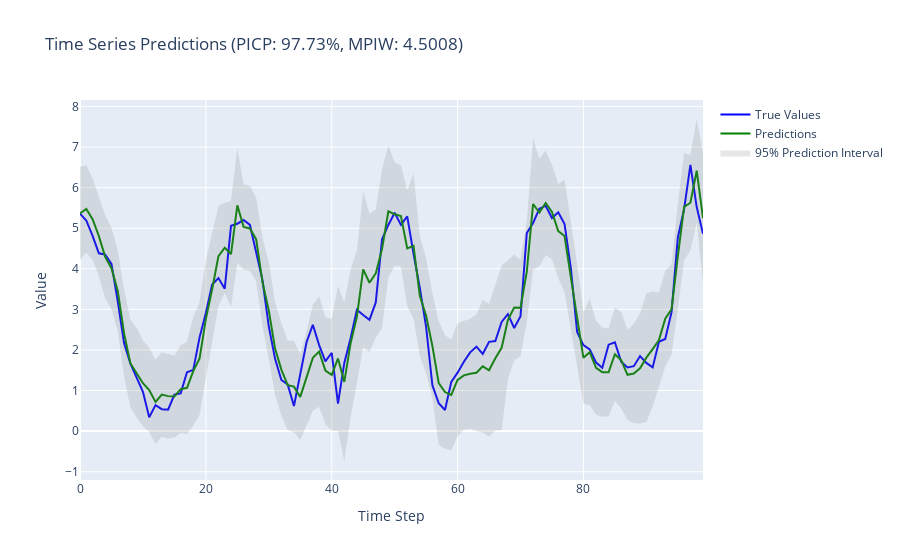

Source (notebook cell):
### Code cell
import pandas as pd
import numpy as np
import torch
import torch.nn as nn
from torch.utils.data import Dataset, DataLoader
import pytorch_lightning as pl
from typing import Tuple, List
import plotly.graph_objects as go
import time  # Import time module

# [Your existing classes: TimeSeriesDataset, GaussianLayer, DeepAR remain unchanged]

def prepare_data(filepath: str):
    try:
        df = pd.read_csv(filepath, index_col='Date/Time', parse_dates=True)
        df = df[df.index.minute == 0]
        df = pd.DataFrame({'120m': df['120m']}, index=df.index)
        
        mean = df.mean()
        std = df.std()
        df_normalized = (df - mean) / std
        
        # Split sizes
        train_size = 0.7
        val_size = 0.15
        test_size = 0.15
        
        # Calculate split indices
        n = len(df_normalized)
        train_end = int(n * train_size)
        val_end = train_end + int(n * val_size)
        
        # Split data
        train_data = df_normalized[:train_end]
        val_data = df_normalized[train_end:val_end]
        test_data = df_normalized[val_end:]
        
        return train_data, val_data, test_data, mean, std
        
    except Exception as e:
        print(f"Error loading data: {str(e)}")
        raise

def compute_picp_mpiw(y_true, y_lower, y_upper):
    """
    Compute Prediction Interval Coverage Probability (PICP) and Mean Prediction Interval Width (MPIW).
    
    Args:
        y_true (np.ndarray): True target values.
        y_lower (np.ndarray): Lower bounds of prediction intervals.
        y_upper (np.ndarray): Upper bounds of prediction intervals.
    
    Returns:
        picp (float): Prediction Interval Coverage Probability.
        mpiw (float): Mean Prediction Interval Width.
    """
    # Ensure inputs are flattened
    y_true = y_true.flatten()
    y_lower = y_lower.flatten()
    y_upper = y_upper.flatten()
    
    # Calculate coverage
    coverage = ((y_true >= y_lower) & (y_true <= y_upper)).mean()
    
    # Calculate average width
    width = (y_upper - y_lower).mean()
    
    return coverage, width

def main():
    try:
        # Parameters
        SEQUENCE_LENGTH = 24
        BATCH_SIZE = 32
        MAX_EPOCHS = 100
        
        # Prepare data
        train_data, val_data, test_data, mean, std = prepare_data(r"D:\drive-download-20240928T074710Z-001\Data\los angeles.csv")
        
        # Create datasets
        train_dataset = TimeSeriesDataset(train_data, SEQUENCE_LENGTH)
        val_dataset = TimeSeriesDataset(val_data, SEQUENCE_LENGTH)
        test_dataset = TimeSeriesDataset(test_data, SEQUENCE_LENGTH)
        
        # Create dataloaders (without multiprocessing)
        train_loader = DataLoader(train_dataset, batch_size=BATCH_SIZE, shuffle=True)
        val_loader = DataLoader(val_dataset, batch_size=BATCH_SIZE)
        test_loader = DataLoader(test_dataset, batch_size=1)  # Using batch_size=1 for sequential prediction
        
        # Initialize model
        model = DeepAR()
        
        # Configure trainer
        trainer = pl.Trainer(
            max_epochs=MAX_EPOCHS,
            accelerator='auto',
            devices=1,
            callbacks=[
                pl.callbacks.EarlyStopping(
                    monitor='val_loss',
                    patience=10,
                    mode='min'
                ),
                pl.callbacks.ModelCheckpoint(
                    monitor='val_loss',
                    mode='min',
                    filename='{epoch}-{val_loss:.2f}'
                )
            ]
        )
        
        # Measure start time
        start_time = time.time()
        
        # Train model
        trainer.fit(model, train_loader, val_loader)
        
        # Measure end time
        end_time = time.time()
        
        # Calculate training time
        training_time_seconds = end_time - start_time
        training_time_minutes = training_time_seconds / 60
        
        print(f"Total Training Time: {training_time_seconds:.2f} seconds ({training_time_minutes:.2f} minutes)")
        
        # Switch to evaluation mode
        model.eval()
        
        # Lists to store all predictions and true values
        all_y_true = []
        all_y_pred = []
        all_y_lower = []
        all_y_upper = []
        
        # Iterate over the test_loader to collect predictions
        for batch in test_loader:
            x, y = batch  # x: [1, SEQUENCE_LENGTH, 1], y: [1, 1]
            with torch.no_grad():
                mu, sigma = model(x)  # mu and sigma: [1, 1]
            
            # Denormalize the data
            y_true_denorm = y.numpy() * std.values + mean.values
            y_pred_denorm = mu.cpu().numpy() * std.values + mean.values
            y_lower_denorm = (mu - 2 * sigma).cpu().numpy() * std.values + mean.values
            y_upper_denorm = (mu + 2 * sigma).cpu().numpy() * std.values + mean.values
            
            # Append to lists
            all_y_true.append(y_true_denorm)
            all_y_pred.append(y_pred_denorm)
            all_y_lower.append(y_lower_denorm)
            all_y_upper.append(y_upper_denorm)
        
        # Convert lists to numpy arrays
        all_y_true = np.array(all_y_true)
        all_y_pred = np.array(all_y_pred)
        all_y_lower = np.array(all_y_lower)
        all_y_upper = np.array(all_y_upper)
        
        # Calculate PICP and MPIW
        picp, mpiw = compute_picp_mpiw(all_y_true, all_y_lower, all_y_upper)
        print(f"PICP: {picp*100:.2f}%")
        print(f"MPIW: {mpiw:.4f}")
        
        # For plotting, you might want to plot a subset (e.g., first 100 predictions)
        plot_length = min(100, len(all_y_true))
        y_true_plot = all_y_true[:plot_length]
        y_pred_plot = all_y_pred[:plot_length]
        y_lower_plot = all_y_lower[:plot_length]
        y_upper_plot = all_y_upper[:plot_length]
        
        # Plot results with Prediction Intervals
        fig = go.Figure()
        x = np.arange(plot_length)
        
        fig.add_trace(go.Scatter(x=x, y=y_true_plot.flatten(), name='True Values', line=dict(color='blue')))
        fig.add_trace(go.Scatter(x=x, y=y_pred_plot.flatten(), name='Predictions', line=dict(color='green')))
        fig.add_trace(go.Scatter(
            x=np.concatenate([x, x[::-1]]),
            y=np.concatenate([y_upper_plot.flatten(), y_lower_plot.flatten()[::-1]]),
            fill='toself',
            fillcolor='rgba(128,128,128,0.2)',
            line=dict(color='rgba(255,255,255,0)'),
            name='95% Prediction Interval'
        ))
        
        fig.update_layout(
            title=f'Time Series Predictions (PICP: {picp*100:.2f}%, MPIW: {mpiw:.4f})',
            xaxis_title='Time Step',
            yaxis_title='Value'
        )
        fig.show()
        
    except Exception as e:
        print(f"Error in main execution: {str(e)}")
        raise

if __name__ == "__main__":
    main()

### Figure 1 — Plotly figure (JSON) as saved in the notebook; plotly's stock layout.template omitted (floating-point values rounded to 4 significant figures; data arrays with more than 128 entries replaced by an {"elided": "..."} marker saying what was removed)
{"data": [{"line": {"color": "blue"}, "name": "True Values", "type": "scatter", "x": [0, 1, 2, 3, 4, 5, 6, 7, 8, 9, 10, 11, 12, 13, 14, 15, 16, 17, 18, 19, 20, 21, 22, 23, 24, 25, 26, 27, 28, 29, 30, 31, 32, 33, 34, 35, 36, 37, 38, 39, 40, 41, 42, 43, 44, 45, 46, 47, 48, 49, 50, 51, 52, 53, 54, 55, 56, 57, 58, 59, 60, 61, 62, 63, 64, 65, 66, 67, 68, 69, 70, 71, 72, 73, 74, 75, 76, 77, 78, 79, 80, 81, 82, 83, 84, 85, 86, 87, 88, 89, 90, 91, 92, 93, 94, 95, 96, 97, 98, 99], "y": [5.36, 5.19, 4.81, 4.38, 4.35, 4.12, 3.2, 2.17, 1.67, 1.31, 0.97, 0.34, 0.64, 0.54, 0.53, 0.9, 0.93, 1.45, 1.51, 2.31, 2.91, 3.61, 3.77, 3.51, 5.06, 5.11, 5.2, 5.08, 4.38, 3.72, 2.58, 1.78, 1.26, 1.15, 0.62, 1.36, 2.19, 2.62, 2.12, 1.72, 1.93, 0.68, 1.68, 2.29, 2.99, 2.86, 2.74, 3.17, 4.73, 5.08, 5.38, 5.08, 5.29, 4.37, 3.53, 2.57, 1.13, 0.69, 0.52, 1.21, 1.44, 1.71, 1.94, 2.08, 1.9, 2.2, 2.22, 2.69, 2.88, 2.54, 2.83, 4.88, 5.13, 5.48, 5.55, 5.25, 5.39, 5.1, 4.01, 2.44, 2.12, 2.01, 1.69, 1.56, 2.13, 2.19, 1.71, 1.57, 1.6, 1.85, 1.68, 1.57, 2.2, 2.27, 2.93, 4.77, 5.47, 6.56, 5.52, 4.86]}, {"line": {"color": "green"}, "name": "Predictions", "type": "scatter", "x": [0, 1, 2, 3, 4, 5, 6, 7, 8, 9, 10, 11, 12, 13, 14, 15, 16, 17, 18, 19, 20, 21, 22, 23, 24, 25, 26, 27, 28, 29, 30, 31, 32, 33, 34, 35, 36, 37, 38, 39, 40, 41, 42, 43, 44, 45, 46, 47, 48, 49, 50, 51, 52, 53, 54, 55, 56, 57, 58, 59, 60, 61, 62, 63, 64, 65, 66, 67, 68, 69, 70, 71, 72, 73, 74, 75, 76, 77, 78, 79, 80, 81, 82, 83, 84, 85, 86, 87, 88, 89, 90, 91, 92, 93, 94, 95, 96, 97, 98, 99], "y": [5.365, 5.475, 5.222, 4.805, 4.296, 4.013, 3.455, 2.415, 1.674, 1.443, 1.18, 1.012, 0.7199, 0.9011, 0.862, 0.8544, 1.034, 1.068, 1.477, 1.793, 2.76, 3.497, 4.309, 4.519, 4.363, 5.562, 5.032, 4.993, 4.724, 3.672, 2.972, 2.033, 1.517, 1.131, 1.096, 0.8424, 1.297, 1.805, 1.959, 1.489, 1.385, 1.791, 1.213, 2.166, 2.815, 3.986, 3.655, 3.886, 4.49, 5.415, 5.342, 5.299, 4.503, 4.563, 3.333, 2.841, 2.097, 1.185, 0.9626, 0.8927, 1.264, 1.373, 1.412, 1.437, 1.596, 1.5, 1.795, 2.052, 2.743, 3.047, 3.037, 3.931, 5.596, 5.387, 5.623, 5.398, 4.928, 4.808, 3.787, 2.841, 1.806, 1.945, 1.56, 1.452, 1.451, 1.895, 1.747, 1.386, 1.42, 1.547, 1.81, 2.022, 2.242, 2.772, 2.998, 4.307, 5.527, 5.628, 6.417, 5.25]}, {"fill": "toself", "fillcolor": "rgba(128,128,128,0.2)", "line": {"color": "rgba(255,255,255,0)"}, "name": "95% Prediction Interval", "type": "scatter", "x": {"elided": "200 int values"}, "y": {"elided": "200 float values"}}], "layout": {"title": {"text": "Time Series Predictions (PICP: 97.73%, MPIW: 4.5008)"}, "xaxis": {"title": {"text": "Time Step"}}, "yaxis": {"title": {"text": "Value"}}}}
